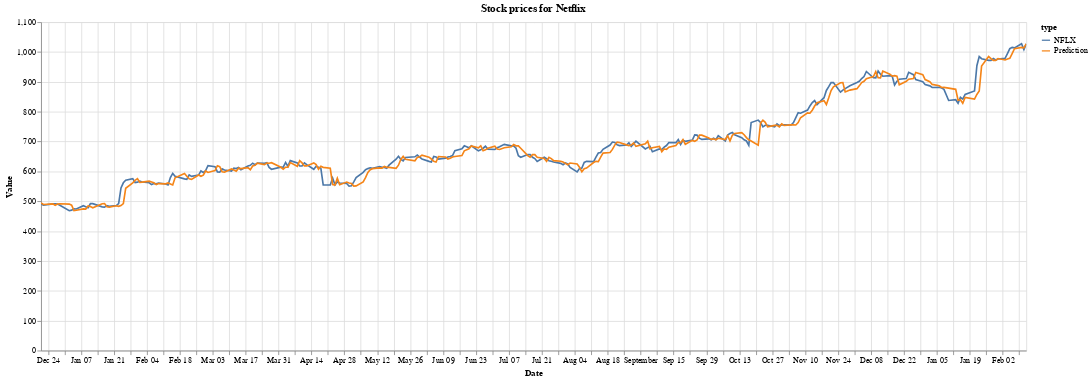

The code cell stored with this chart in its notebook:
### Code cell
alt.Chart(tmp).mark_line().encode(
    x="Date:T",
    y="Value:Q",
    color='type:N'
).properties(
    width = 1200,
    height = 400,
    title="Stock prices for Netflix",
).interactive()

### Figure 1 — Vega-Lite specification as saved in the notebook (floating-point values rounded to 4 significant figures; data arrays with more than 128 entries replaced by an {"elided": "..."} marker saying what was removed)
{"config": {"view": {"continuousWidth": 300, "continuousHeight": 300}}, "data": {"name": "data-e8e2d7c4903a31e2c6113cae424f2408"}, "mark": {"type": "line"}, "encoding": {"color": {"field": "type", "type": "nominal"}, "x": {"field": "Date", "type": "temporal"}, "y": {"field": "Value", "type": "quantitative"}}, "height": 400, "params": [{"name": "param_2", "select": {"type": "interval", "encodings": ["x", "y"]}, "bind": "scales"}], "title": "Stock prices for Netflix", "width": 1200, "$schema": "https://vega.github.io/schema/vega-lite/v5.20.1.json", "datasets": {"data-e8e2d7c4903a31e2c6113cae424f2408": {"elided": "572 records"}}}
